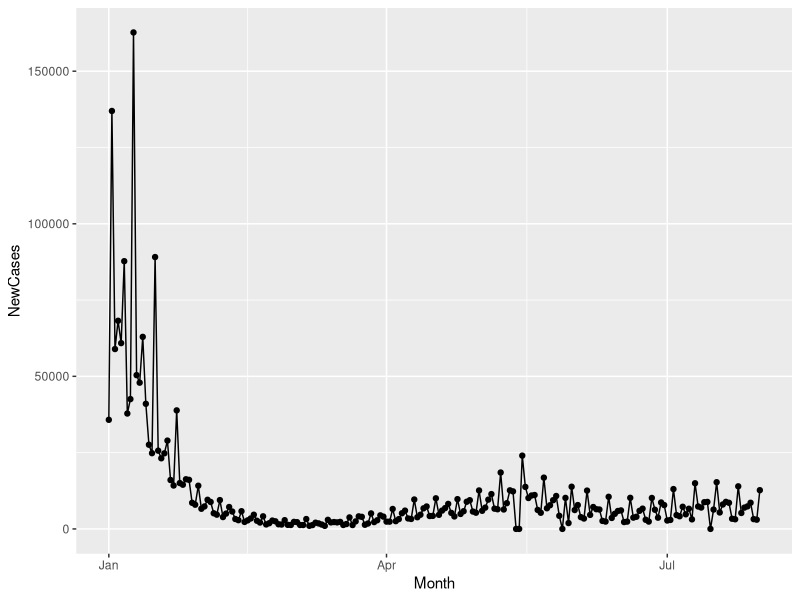
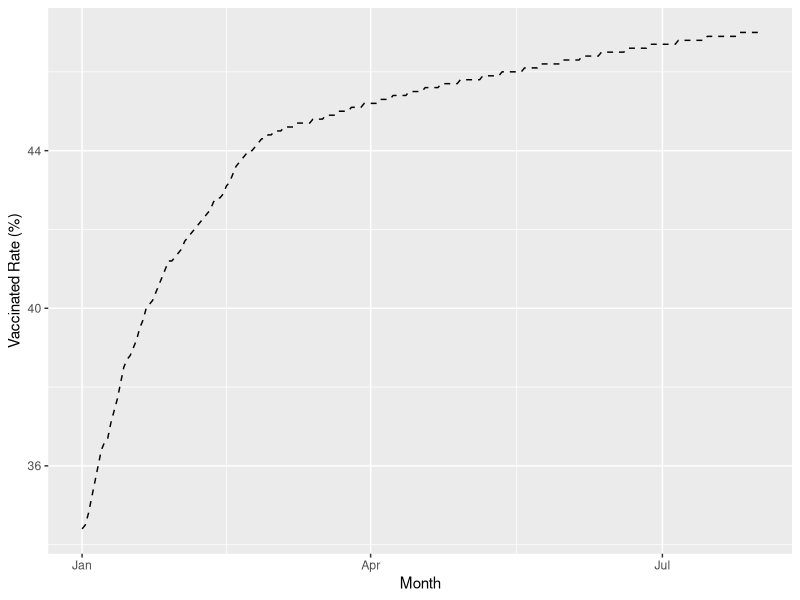
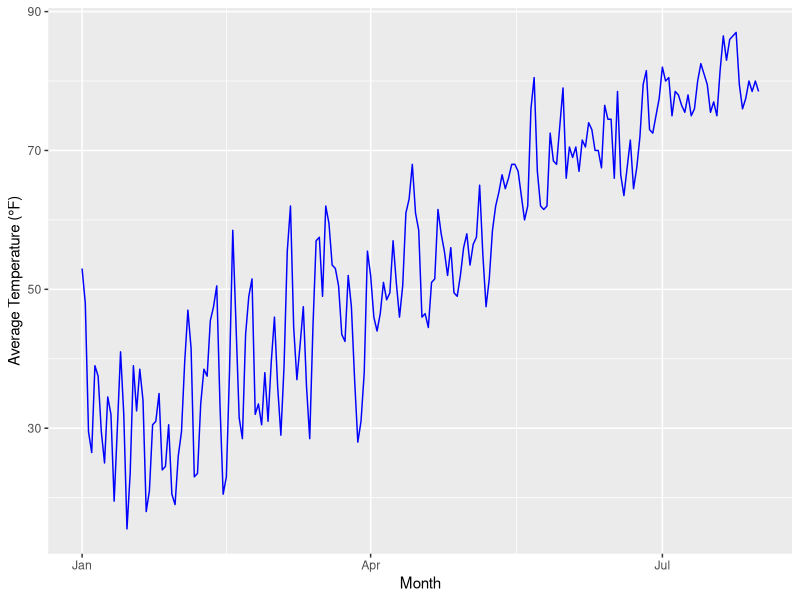
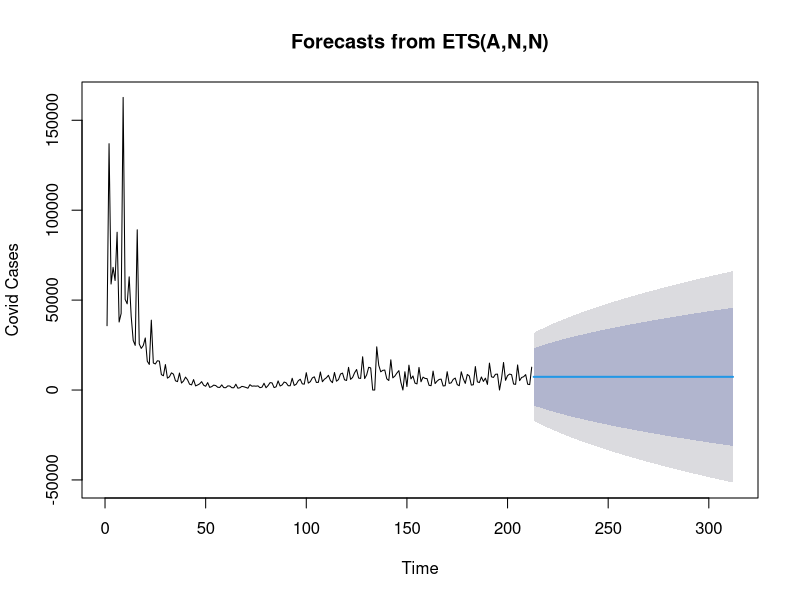
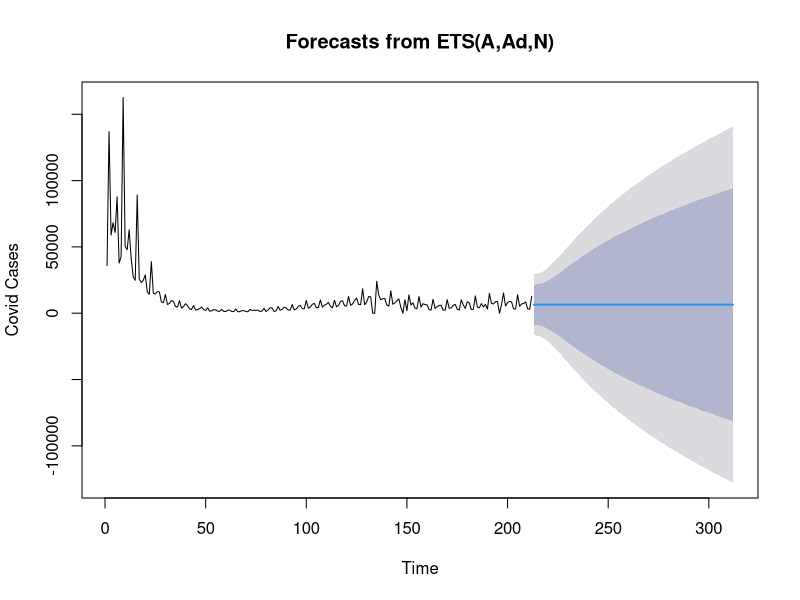
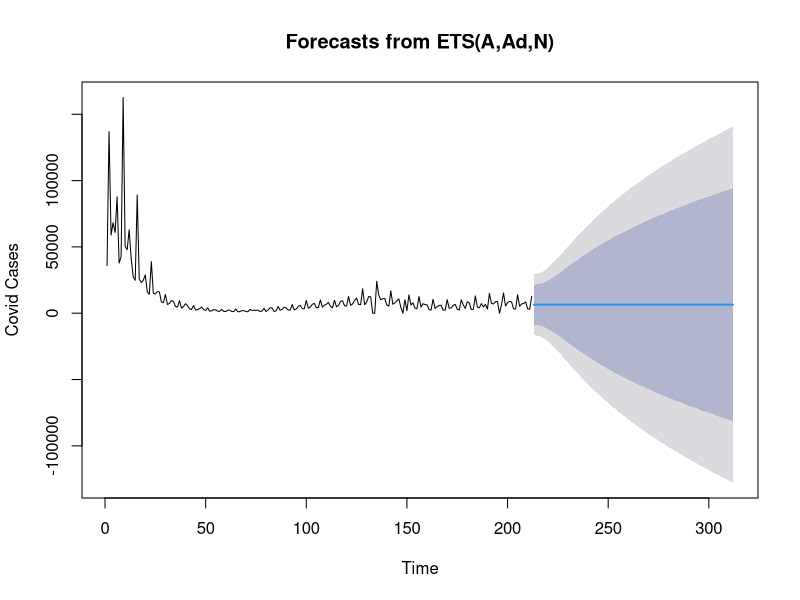

These figures' R source, in order:
# Covid Case
# Author: Qianyao Wu & Jiatong Liu


### Data Preparation ----
library(readr)
library(sqldf)
library(ggplot2)

Covids <- read_csv("NYCovidCases.csv")
CovidRecord <- sqldf('select "Date" as Date, 
                     "New Cases" as NewCases, 
                     "Percent of Total Fully Vaccinated Pop with Booster Dose (%)" as VaccinatedRate, 
                     "Average Temperature (°F)" as AverageTemperature from Covids')

# Convert character data to dates
CovidRecord$Date = as.Date(CovidRecord$Date)
CovidRecord


### Show Data ----
# Basic line plots with points
ggplot(data = CovidRecord, mapping = aes(x=Date, y=NewCases, group=1)) +
  geom_line()+
  geom_point()+
  xlab('Month')+
  ylab('NewCases')

ggplot(data = CovidRecord, mapping = aes(x=Date, y=VaccinatedRate, group=1)) +
  geom_line(linetype = "dashed")+
  xlab('Month')+
  ylab('Vaccinated Rate (%)')

ggplot(data = CovidRecord, mapping = aes(x=Date, y=AverageTemperature, group=1)) +
  geom_line(colour = "blue")+
  xlab('Month')+
  ylab('Average Temperature (°F)')


### Build models ----
#### Method 1: Linear model ----
fit1 <- lm(NewCases ~ AverageTemperature + VaccinatedRate, CovidRecord)
summary(fit1)

#### Method 2: Polynomial model ----
fit2_1 <- lm(CovidRecord$NewCases ~ poly(CovidRecord$VaccinatedRate, 10))
summary(fit2_1)

fit2_2 <- lm(CovidRecord$NewCases ~ poly(CovidRecord$AverageTemperature, 10))
summary(fit2_2)

#### Method 3: Time series model ----
# Exponential smoothing state space model
# ETS(Error, Trend, Seasonal)
library(forecast)

# ANN
fit3 <- ets(CovidRecord$NewCases, model="ANN")
summary(fit3)

forecast(fit3,100)
plot(forecast(fit3,100), 
     xlab="Time",
     ylab="Covid Cases")

# AAN
fit4 <- ets(CovidRecord$NewCases, model="AAN")
summary(fit4)

forecast(fit4,100)
plot(forecast(fit4,100), 
     xlab="Time",
     ylab="Covid Cases")

# ZZZ
fit5 <- ets(CovidRecord$NewCases, model="ZZZ")
summary(fit5)

forecast(fit5,100)
plot(forecast(fit5,100), 
     xlab="Time",
     ylab="Covid Cases")
